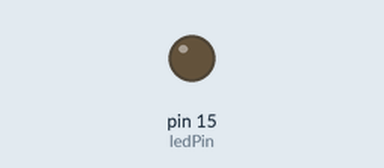
This sketch was run on a simulated Arduino Uno, built with avr-gcc and run on an emulated ATmega328P. Parts: output pins drawn as LEDs (lit = HIGH).

Above: at 0.5 s.
At 3.5 s:
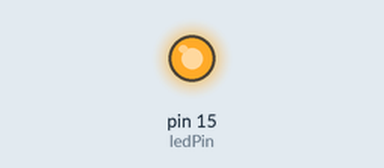
Timing chart, 0 to 7.8 s (numbered marks = the images above):
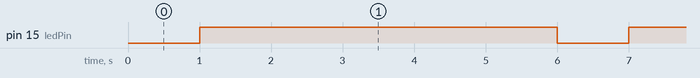

The sketch:

Blink_D1_Mini.ino
```cpp
/*
  Testing Dx pins one by one.
  The D4 - GPIO2 pin is also connected to LED_BUILTIN which itself works active low.
  For external LED used active high as for arduino

  19 feb 2017
  Blink  pins
  Etienne Maricq

*/

//define pin of interest. It refers to the GPIO pin not de Dx pin of dev board

//int ledPin = 16; //GPIO16 pin D0   works ok
//int ledPin = 5; //GPIO5 pin D1  works ok
//int ledPin = 4; //GPIO4 pin D2  works ok
//int ledPin = 0; //GPIO0 pin D3 works ok
//int ledPin = 2; //GPIO2 pin D4 works ok  (LED_BUILTIN is also lighting on inverted logic, active low)
//int ledPin = 14; //GPIO14 is D5 works ok
//int ledPin = 12; //GPIO12 is D6 works ok
//int ledPin = 13; //GPIO13 is D7 works ok
int ledPin = 15; //GPIO15 is D8 works ok


void setup() {
  pinMode(ledPin, OUTPUT);     //init as output

}

// the loop function runs over and over again forever
void loop() {
  digitalWrite(ledPin, LOW);   //off for 1 second
  delay(1000);
  digitalWrite(ledPin, HIGH);  // on for 5 seconds (asimetric so can tell High and Low sent
  delay(5000);
}
```

Measured:
- by itself, pin 15 (ledPin): alternates HIGH for 5.0 s and LOW for 1.0 s
